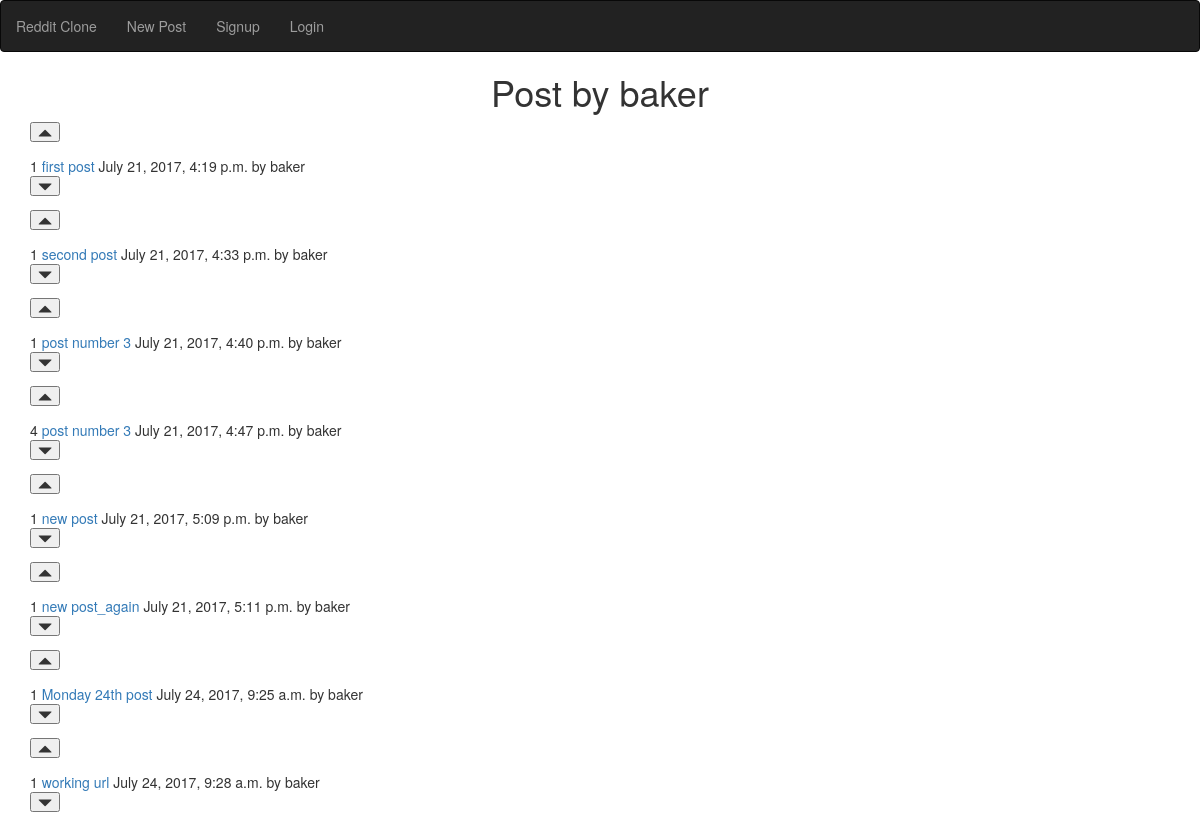
/posts/baker/, run on an earlier commit of the app's database.
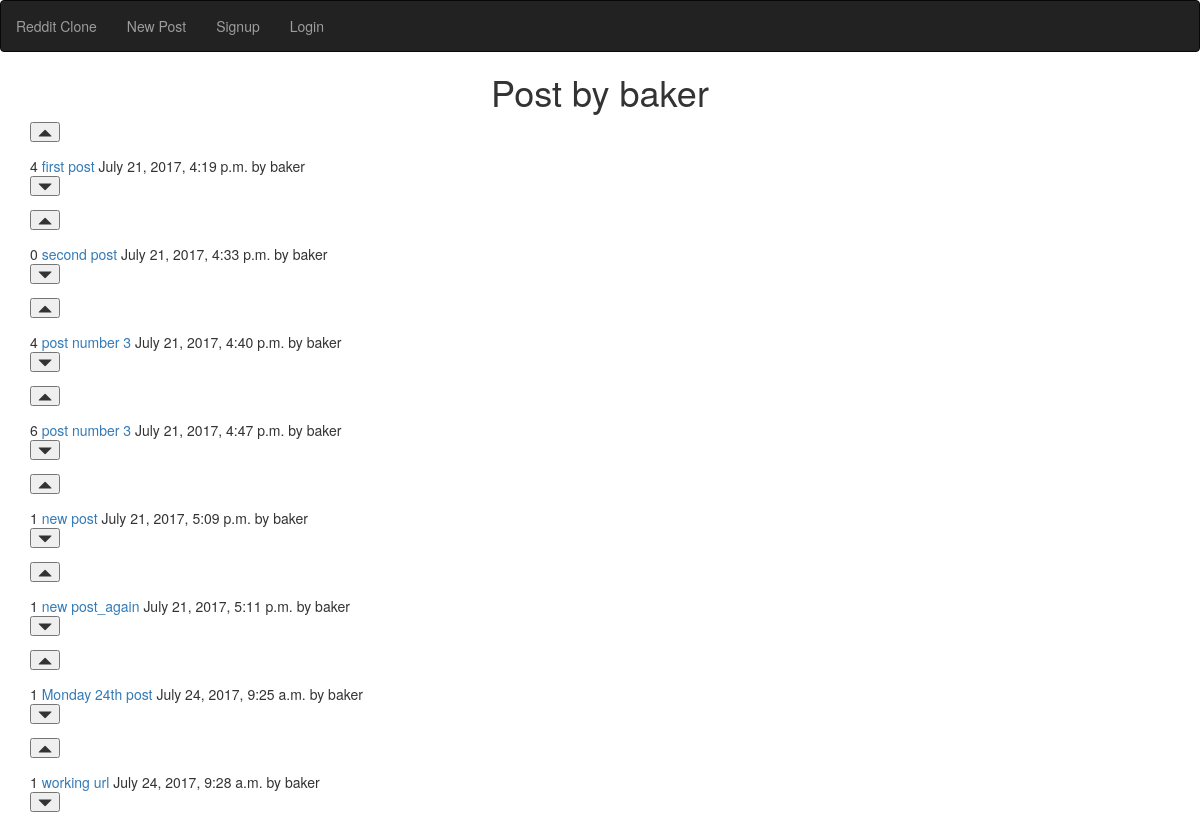
And on a later commit of the database.
### posts/models.py (models this page shows, shortened)
class Post(models.Model):
    title = models.CharField(max_length=250)
    url = models.TextField()
    pub_date = models.DateTimeField()
    author = models.ForeignKey(User)
    votes_total = models.IntegerField(default=1)

### posts/views.py (the view)
# urls.py: url(r'^(?P<author>[a-zA-Z]+)/', views.post, name='post'),
def post(request, author):
    user = User.objects.get(username=author)
    post = Post.objects.filter(author=user.id)
    return render(request, 'posts/post.html', {'post': post, 'author': author})

### posts/templates/posts/post.html (shortened to what this page needs)
{% extends 'base.html' %}
{% block content %}
<h1 class="text-center"> Post by {{author}}</h1>
<div class="container">
    {% for pst in post%}
<form action="{% url 'upvote' pst.id%} " method="POST">
      <button type="submit"><span class="glyphicon glyphicon-triangle-top" aria-hidden="true"></span>
</button>
</form>
{{pst.votes_total}}<a href={{pst.url}}> {{ pst.title}} </a>
{{pst.pub_date }} by {{pst.author }}<br>
<form action="{% url 'downvote' pst.id%}" method="POST">
      <button type="submit"><span class="glyphicon glyphicon-triangle-bottom" aria-hidden="true"></span></button>
</form>
{% endfor %}
</div>
{% endblock%}

What changed in the data, as far as the page shows it:
changed Post "first post": votes_total "1" → "4"
changed Post "second post": votes_total "1" → "0"
changed Post "July 21, 2017, 4:40 p.m.": votes_total "1" → "4"
changed Post "July 21, 2017, 4:47 p.m.": votes_total "4" → "6"
